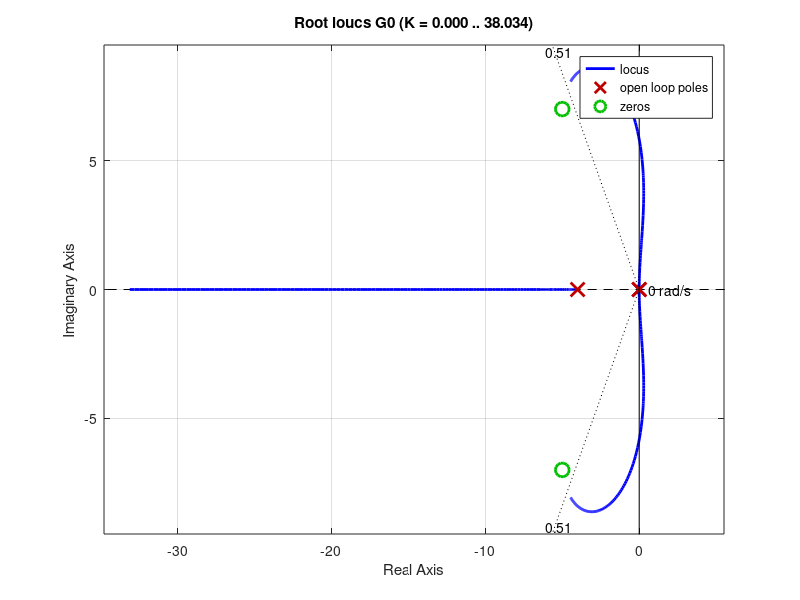

Here is the MATLAB script that generated this plot: (Note: this script raises an error after producing the figure.)
%% Potsetuvanje za GMK
clc
clear

s = tf('s');

G0 = (s+1)/((s+2)*(s+3))

rlocus(G0) % naredba za iscrtuvanje na GMK

% GMK se skicira za otvoreniot sistem pri zasiluvanje K = 1 !

%% 6.29
clc
clear

s = tf('s');

G0 = (s+2)/(s^2 + 4*s + 5)

rlocus(G0)

K = 2;
pole(feedback(K*G0, 1))

%% 6.28
clc
clear

s = tf('s');

G0 = 1/((s+1)*(s+15)^2)

Kp_new = 20;

Kp = dcgain(G0)

K = Kp_new/Kp

%% za Kp >= 20 potrebno e K >= 4500 (uslov I)
clc

% K_gr -> vrednost na K za koja sistemot se naogja na gr. na stabilnost
% K_konstruktivno -> potrebnata vrednost na K za da se dobie baranata rez. na zasiluvanje

% rezervata na zasiluvanje d e definirana kako: d = K_gr/K_konstr
% od tuka sleduva deka K_konstruktivno = K_gr/d

d_new = 1.5;

rlocus(G0)

%% sistemot se naogja na gr. na stabilnost pri K_gr ~= 7680

K_konstr = 7680/d_new

% za d >= 1.5 potrebno e K <= 5120 (uslov 2)
% od tuka sleduva 4500 <= K <= 5120

%% proverka

K = 4750
Kp = dcgain(K*G0)

[Gm, Pm, Wcg, Wcp] = margin(K*G0);

d = Gm

%% 6.25
clc
clear

s = tf('s');

G0 = 1/(s*(s^2 + 2*s + 5))

rlocus(G0) % sleduva deka pri a = 10 sistemot e na gr. na stabilnost

%% 6.23
clc
clear

s = tf('s');

G0 = (s^2 + 10*s + 74)/(s^2 * (s+4))

rlocus(G0)
sgrid(0.512, 50) % za wn vrednosta e proizvolna

% za K = 49.5 se dobiva vrednost na ceta = 0.512
% dominatnite polovi na sistemot kje bidat -4.66 +- j7.82

%% 6.24
clc
clear

syms K s G0

G = K/((s+25)^2 + K);

G0 = solve(G == G0/(1+G0), G0);

% G0 se dobiva deka e G0 = K/(s+25)^2

s = tf('s');

G0 = 1/(s+25)^2

rlocus(G0)
sgrid(0.707, 50)
ylim([-30 30])

% za ceta = 0.707 potrebno e K da bide K = 625 so shto se dobivaat d.p.
% s_1/2 = -25 +- j25

K = 625;
pole(feedback(G0*K, 1))

%% 6.30 - neidealen I-kompenzator
clc
clear

s = tf('s');

G0 = 20/(s*(s+10)^2)

Kv = dcgain(s*G0)
e_stac = 1/Kv

e_stac_new = e_stac/100
Kv_new = 1/e_stac_new

gain_needed = Kv_new/Kv % od tuka go naogjame potrebnoto zasiluvanje

% gain_needed e baraniot soodnost pomegju nulata i polot z_p na komp.

% Gi(s) = (s+z)/(s+p); z > p

z_p = gain_needed;

z = 0.1; % proizvolna vrednost vo blizina na imaginarnata oska
p = z * 1/z_p; % se presmetuva spored potrebniot soodnos i proizvolnata nula

Gi = (s+z)/(s+p)

rlocus(G0)
hold on;
rlocus(G0*Gi) % mozhe da se uvidi deka GMK e skoro nepromeneto

%% proverka
clc

Kv = dcgain(s*G0*Gi)

e_stac = 1/Kv

%% 6.32 - neidealen I-kompenzator
clc
clear

s = tf('s');
G0 = 1/(s*(s+5))

% pri sinteza so GMK sekogash prvo se nagoduva PREODEN odziv, a potoa
% STACIONAREN

rlocus(G0)

ceta = 0.592;
wn = 50;

sgrid(ceta, wn)
ylim([-7, 7])

K_dobieno = 17.8

% za da C = 0.592 potrebno e K da bide 17.8, a pritoa se dobivaat
% dominantni polovi s12 = -2.5 +- j3.4

%%
clc

Kv = dcgain(s*K_dobieno*G0)
e_stac = 1/Kv

% za presmetanata vrednost na K = 17.8 se dobiva ev(inf) = 28%, shto e
% mnogu pogolema od baranata vrednost od ev(inf) = 2%

e_stac_posakuvano = 0.02

e_stac_dobieno = 5/K_dobieno

gain_needed = e_stac_dobieno/e_stac_posakuvano

%% gain_needed e vsushnost potrebniot odnos z/p na kompenzatorot

z_p = gain_needed

z = 0.1; % proizvolna vrednost vo blizina na Im-oskata
p = z * 1/(z_p);

Gi = (s+z)/(s+p);

rlocus(G0)
hold on;
rlocus(G0*Gi)
sgrid(0.592, 50)
ylim([-7, 7])

%% Proverka
clc

Kv_new = dcgain(s*K_dobieno*G0*Gi)
e_stac_new = 1/Kv_new

%% Sporedba na odzivi
K = 17.8
G0 = 1/(s*(s+5));
Gi = (s+z)/(s+p)

t = 0:0.01:100;

lsim(feedback(G0, 1), t, t);
hold on;
lsim(feedback(K*G0, 1), t, t);
hold on;
lsim(feedback(K*G0*Gi, 1), t, t);
legend('G0', 'K*G0', 'K*G0*Gi')
